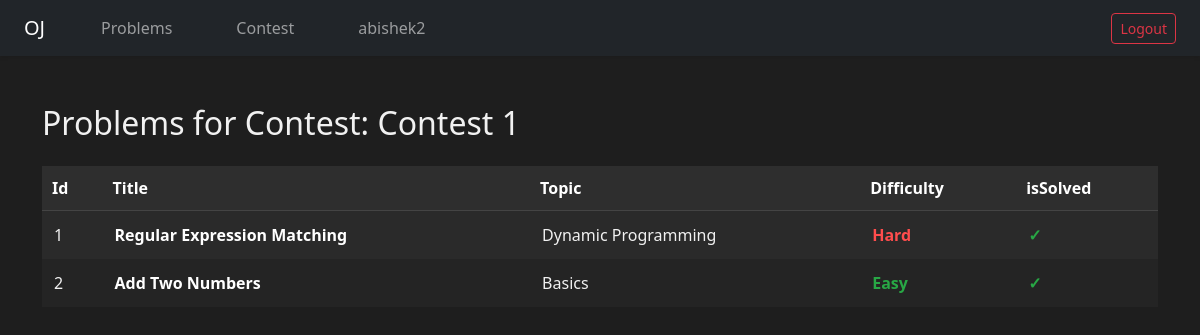
The app's page /contest/1/problems/ (signed in) with its own data.
### contest/models.py (models this page shows, shortened)
class Contest(models.Model):
    name = models.CharField(max_length=255, help_text="Name of the contest")
    problems = models.ManyToManyField('problems.Problem', related_name='contests')
    start_time = models.DateTimeField(null=True, blank=True)
    end_time = models.DateTimeField(null=True, blank=True)
    isAttempted = models.BooleanField(default=False)

### problems/models.py (models this page shows, shortened)
class Problem(models.Model):
    DIFFICULTY = [
        ('Easy', 'Easy'),
        ('Medium', 'Medium'),
        ('Hard', 'Hard'),
    ]
    title = models.CharField(max_length=50)
    description = models.TextField()
    difficulty = models.CharField(max_length=10, choices=DIFFICULTY)
    input_testcase = models.TextField()
    output_testcase = models.TextField()
    testcase_explanation = models.TextField()
    isSolved = models.BooleanField(default=False)
    topic = models.CharField(max_length=50)
    constraints = models.TextField()

### contest/views.py (the view)
# urls.py: path('<int:contest_id>/problems/', views.contest_problem_list, name='contest_problem_list'),
@login_required(login_url='/login/')
def contest_problem_list(request, contest_id):
    contest = get_object_or_404(Contest, id=contest_id)
    contest_problems = contest.problems.all().order_by('id') # Order by ID for consistent display
    for problem in contest_problems:
        context = {
            "contest_id": contest_id,
            "contest_name": contest.name,
            "contest_problemlist": contest_problems,
        }
    return render(request, "contest_problem_list.html", context)

### contest/templates/contest_problem_list.html (shortened to what this page needs)
<!DOCTYPE html>
<html lang="en">
<head>
    <link href="https://cdn.jsdelivr.net/npm/bootstrap@5.3.0/dist/css/bootstrap.min.css" rel="stylesheet">
</head>
<body>
    <nav class="navbar navbar-expand-lg navbar-dark bg-dark shadow-sm px-4">
        <a class="navbar-brand me-5" href="{% url 'problem_list' %}">OJ</a>
        <div class="collapse navbar-collapse">
            <ul class="navbar-nav me-auto">
                <li class="nav-item me-5">
                    <a class="nav-link {% if request.path == '/problems/' %}active{% endif %}"
                        href="{% url 'problem_list' %}">Problems</a>
                </li>
                <li class="nav-item me-5">
                    <a class="nav-link {% if request.path == '/contest/' %}active{% endif %}"
                        href="{% url 'contest_list' %}">Contest</a>
                </li>
                <li class="nav-item me-5">
                    <a class="nav-link {% if request.path == '/userprofile/' %}active{% endif %}"
                        href="{% url 'user_profile' %}">{{ request.user.username }}</a>
                </li>
            </ul>
            <form method="post" action="{% url 'logout-user' %}" class="d-flex">
                <button class="btn btn-outline-danger btn-sm" type="submit">Logout</button>
            </form>
        </div>
    </nav>
    <div class="container mt-5">
        <h2 class="mb-4">Problems for Contest: {{ contest_name }}</h2>
        <table class="custom-table">
            <thead>
                <tr>
                    <th>Id</th>
                    <th>Title</th>
                    <th>Topic</th>
                    <th>Difficulty</th>
                    <th>isSolved</th>
                </tr>
            </thead>
            <tbody>
                {% for problem in contest_problemlist %}
                <tr class="{% cycle 'row-dark' 'row-darker' %}">
                    <td>{{ forloop.counter }}</td>
                    <td>
                        <a href="{% url 'contest_problem_detail' contest_id problem.id %}" class="problem-link">
                            {{ problem.title }}
                        </a>
                    </td>
                    <td>{{ problem.topic }}</td>
                    <td>
                        {% if problem.difficulty|lower == 'easy' %}
                        <span class="text-green">Easy</span>
                        {% elif problem.difficulty|lower == 'medium' %}
                        <span class="text-yellow">Med.</span>
                        {% elif problem.difficulty|lower == 'hard' %}
                        <span class="text-red">Hard</span>
                        {% else %}
                        {{ problem.difficulty }}
                        {% endif %}
                    </td>
                    <td>
                        {% if problem.isSolved %}
                        <span class="checkmark">&#10003;</span>
                        {% else %}
                        <span class="muted">–</span>
                        {% endif %}
                    </td>
                </tr>
                {% empty %}
                <tr>
                    <td colspan="5" class="text-center muted">No problems available for this contest</td>
                </tr>
                {% endfor %}
            </tbody>
        </table>
    </div>
</body>
</html>

### contest/templates/contest_problem_list.html (style rules this page uses)
body { background-color: #1e1e1e; color: #f1f1f1; font-family: 'Segoe UI', sans-serif; }
.custom-table { width: 100%; border-collapse: collapse; }
.custom-table th { background-color: #2e2e2e; color: #fff; padding: 10px; text-align: left; font-weight: bold; border-bottom: 1px solid #444; }
.custom-table td { padding: 12px; border: none; }
.row-dark { background-color: #2a2a2a; }
.row-darker { background-color: #242424; }
.text-green { color: #28a745; font-weight: bold; }
.text-red { color: #ff4d4d; font-weight: bold; }
.problem-link { color: #ffffff; font-weight: 600; text-decoration: none; }
.checkmark { color: #28a745; font-weight: bold; }

### records on screen
Contest: name "Contest 1"
Problem: title "Regular Expression Matching", topic "Dynamic Programming", difficulty "Hard"
Problem: title "Add Two Numbers", topic "Basics", difficulty "Easy"

### other values on screen
{{ request.user.username }} "abishek2"
